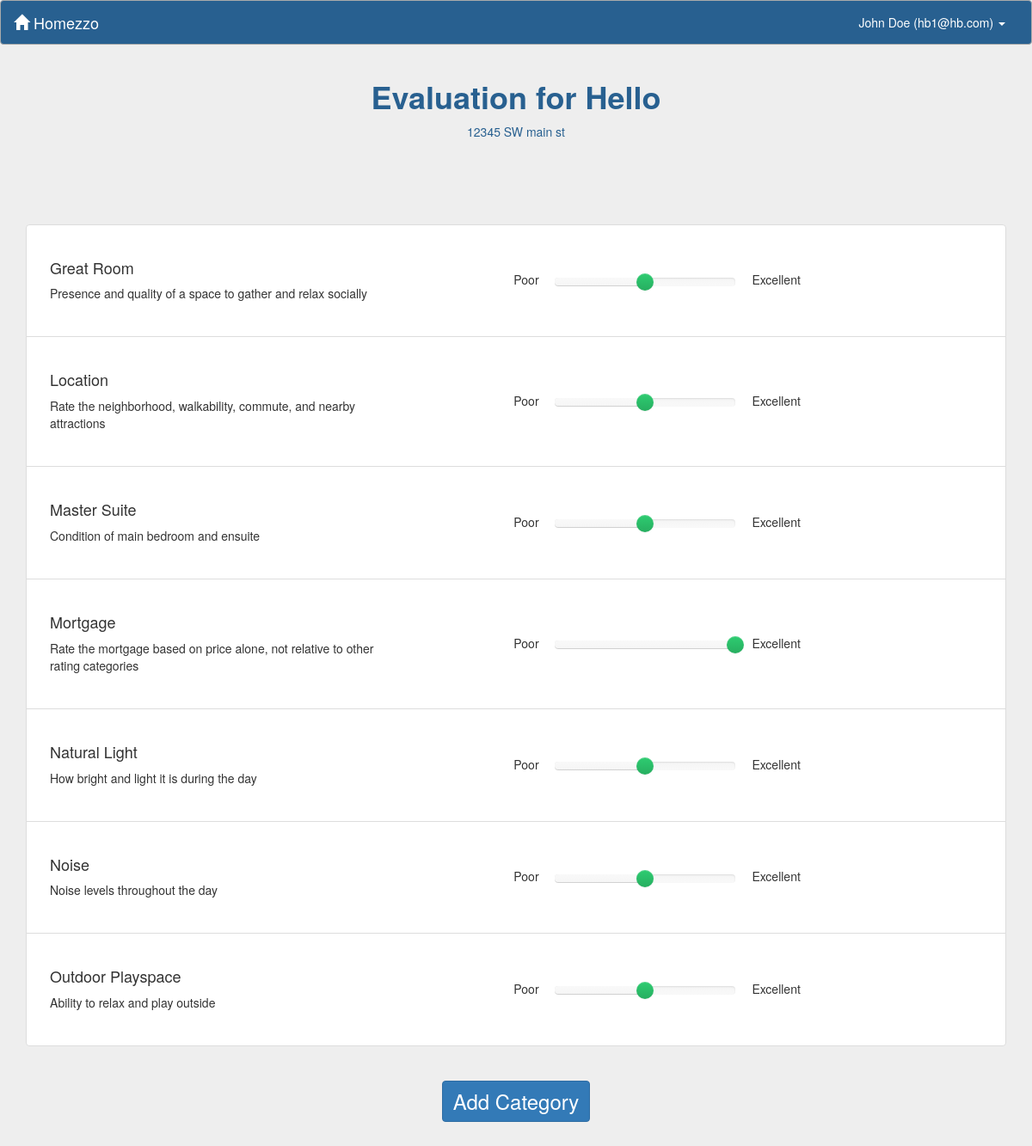
The page /eval/14/ (signed in) on the database its author committed.
### RealEstate/apps/core/models.py (models this page shows, shortened)
class User(AbstractBaseUser, PermissionsMixin):
    _EMAIL_CONFIRMATION_MESSAGE = u"""
        Hello {name},

        Thank you for registering for {app_name}!
        Please login and then click the link below to complete registration:
            {email_confirmation_link}

    """
    email = models.EmailField(
        unique=True,
        verbose_name="Email Address",
        error_messages={
            'unique': ("A user with this email already "
                       "exists.")
        })
    first_name = models.CharField(max_length=30, verbose_name="First Name")
    last_name = models.CharField(max_length=30, verbose_name="Last Name")
    phone = models.CharField(max_length=20, blank=True,
                             validators=[
                                 RegexValidator(
                                     regex="^[0-9-()+]{10,20}$",
                                     message=("Please enter a valid phone "
                                              "number."),
                                     code='phone_format'
                                 )
                             ],
                             verbose_name="Phone Number")
    is_staff = models.BooleanField(
        default=False,
        help_text=("Designates whether the user can log into this admin "
                   "site."),
        verbose_name="Staff Status")
    is_active = models.BooleanField(
        default=True,
        help_text=("Designates whether this user should be treated as "
                   "active. Unselect this instead of deleting accounts."),
        verbose_name="Active")
    email_confirmed = models.BooleanField(
        default=False,
        help_text=("Designates if this user has confirmed their email "
                   "address or not."),
        verbose_name="Email Confirmed")
    email_confirmation_token = models.CharField(
        max_length=64,
        default=_generate_email_confirmation_token,
        editable=False,
        unique=True,
        verbose_name="Email Confirmation Token")
    objects = UserManager()
    USERNAME_FIELD = 'email'
    REQUIRED_FIELDS = ['first_name', 'last_name']
    _ALL_TYPES_ALLOWED = set(['Homebuyer', 'Realtor'])
    _HOMEBUYER_ONLY = set(['Homebuyer'])
    _REALTOR_ONLY = set(['Realtor'])
    class Meta:
        verbose_name = "User"
        verbose_name_plural = "Users"
    def get_full_name(self):
        return u"{first} {last}".format(first=self.first_name,
                                        last=self.last_name).strip()
    @property
    def role_object(self):
        has_homebuyer = hasattr(self, 'homebuyer')
        has_realtor = hasattr(self, 'realtor')
        if has_homebuyer:
            if has_realtor:
                raise IntegrityError("User {user} is registered as both a "
                                     "Homebuyer and a Realtor, which is not "
                                     "valid.".format(user=unicode(self)))
            return self.homebuyer
        elif has_realtor:
            return self.realtor
        return None

class BaseModel(models.Model):
    class Meta:
        abstract = True

class ValidateCategoryCoupleMixin(object):
    """
    This is mixed in through multiple inheritance because the logic is common
    to indirectly related objects.
    """

class House(BaseModel, ValidateCategoryCoupleMixin):
    _NICKNAME_MIN_LENGTH = 1
    nickname = models.CharField(max_length=128, verbose_name="Nickname")
    address = models.TextField(blank=True, verbose_name="Address")
    couple = models.ForeignKey('core.Couple', verbose_name="Couple")
    categories = models.ManyToManyField('core.Category', through='core.Grade',
                                        verbose_name="Categories")
    def __unicode__(self):
        return self.nickname
    def address_lines(self):
        return map(lambda line: line.strip(), self.address.split('\n'))
    class Meta:
        ordering = ['nickname']
        unique_together = (('nickname', 'couple'),)
        verbose_name = "House"
        verbose_name_plural = "Houses"

class Category(BaseModel):
    _SUMMARY_MIN_LENGTH = 1
    summary = models.CharField(max_length=128, verbose_name="Category Name")
    description = models.TextField(blank=True, verbose_name="Description")
    couple = models.ForeignKey('core.Couple', verbose_name="Couple")
    class Meta:
        ordering = ['summary']
        unique_together = (('summary', 'couple'),)
        verbose_name = "Category"
        verbose_name_plural = "Categories"

### RealEstate/apps/core/views.py (the view, shortened to what this page needs)
class EvalView(BaseView):
    _USER_TYPES_ALLOWED = User._HOMEBUYER_ONLY
    template_name = 'core/houseEval.html'
    def _permission_check(self, request, role, *args, **kwargs):
        house_id = kwargs.get('house_id', None)
        if role.couple.house_set.filter(id=house_id).exists():
            return True
        return False
    def _score_context(self):
        score_field = Grade._meta.get_field('score')
        score_choices = dict(score_field.choices)
        min_score = min(score for score in score_choices)
        max_score = max(score for score in score_choices)
        min_choice = score_choices[min_score]
        max_choice = score_choices[max_score]
        return {
            'min_score': min_score,
            'max_score': max_score,
            'min_choice': min_choice,
            'max_choice': max_choice,
            'default_score': score_field.default,
            'js_scores': json.dumps(score_choices),
        }
    def _weight_context(self):
        weight_field = CategoryWeight._meta.get_field('weight')
        weight_choices = dict(weight_field.choices)
        min_weight = min(weight for weight in weight_choices)
        max_weight = max(weight for weight in weight_choices)
        min_choice = weight_choices[min_weight]
        max_choice = weight_choices[max_weight]
        return {
            'min_weight': min_weight,
            'max_weight': max_weight,
            'min_weightchoice': min_choice,
            'max_weightchoice': max_choice,
            'default_weight': weight_field.default,
            'js_weight': json.dumps(weight_choices),
        }
    def get(self, request, *args, **kwargs):
        homebuyer = request.user.role_object
        couple = homebuyer.couple
        categories = Category.objects.filter(couple=couple)
        house = get_object_or_404(House, id=kwargs["house_id"])
        grades = Grade.objects.filter(house=house, homebuyer=homebuyer)
        graded = []
        for category in categories:
            missing = True
            for grade in grades:
                if grade.category.id is category.id:
                    graded.append((category, grade.score))
                    missing = False
                    break
            if missing:
                graded.append((category, None))
        context = {
            'couple': couple,
            'house': house,
            'grades': graded,
            'form': AddCategoryFromEvalForm()
        }
        context.update(self._weight_context())
        context.update(self._score_context())
        return render(request, self.template_name, context)

### RealEstate/apps/core/context_processors.py (called while the page is built)
def app_name(request):
    return {'app_name': settings.APP_NAME}

def async_login_form(request):
    context = {}
    if not request.user.is_authenticated():
        context['login_form'] = AuthenticationForm()
    return context

### RealEstate/apps/core/models.py (called while the page is built)
    @property
    def role_type(self):
        return 'Homebuyer'

### RealEstate/apps/core/views.py (called while the page is built)
    @method_decorator(login_required)
    def dispatch(self, request, *args, **kwargs):
        role = request.user.role_object
        if role and role.role_type in self._USER_TYPES_ALLOWED:
            if self._permission_check(request, role, *args, **kwargs):
                return super(BaseView, self).dispatch(request, *args, **kwargs)
        raise PermissionDenied

### RealEstate/apps/core/templates/core/houseEval.html (shortened to what this page needs)
{% extends "core/base.html" %}
{% load bootstrap3 %}
{% load staticfiles %}
{% block style %}
<link rel="stylesheet" type="text/css" href="{% static 'slide.min.css' %}" />
{% endblock %}
{% block header %}
  <div class="header" id="heading">
    <h1><strong> Evaluation for {{house}}</strong></h1>
    {% for line in house.address_lines %}
      <span>{{ line }}</span><br>
    {% endfor %}
  </div>
{% endblock header %}
{% block body %}
<ul class="list-group">
	{% for category, score in grades %}
		<li class="list-group-item">
			<div class="row" style="margin: 20px 0;">
			    <div class="col-sm-6 vcenter description">
					<h4 id='update_{{category.id}}'>{{category.summary}}</h4>
					{% if category.description %}
						<p>
							{{ category.description }}
						</p>
					{% endif %}
				</div>
				<div class="col-lg-6 vcenter rating center-block" >
					    <div class="inner-rating">
							<span class="help-text" id="helptext-L">{{min_choice}}</span>
							<span class="help-text" id="helptext-R">{{max_choice}}</span>
					</div>
				</div>
			</div>
		</li>
	{% endfor %}
</ul>
<center>
    <button type="button" class="btn btn-primary" data-toggle="modal" data-target="#addCategory">Add Category</button>
</center>
{% endblock %}

### RealEstate/apps/core/templates/core/base.html (shortened to what this page needs)
{% load bootstrap3 %}
{% load staticfiles %}
<!DOCTYPE html>
<html>
  <head>
    {% bootstrap_css %}
    <link rel="stylesheet" type="text/css" href="{% static 'style.css' %}" />
    <link rel="stylesheet" type="text/css" href="{% static 'login.css' %}"  />
    {% block style %}
    {% endblock %}
  </head>
  <body>
    {% with authenticated=user.is_authenticated %}
      {% block main %}
        <div id="main-content">
          <nav class="bs-blue-background navbar navbar-default">
            <div class="container-fluid">
              <div class="navbar-header">
                <a class="navbar-brand" href="{% url 'signup' %}">
                  <span class="glyphicon glyphicon-home" aria-hidden="true"></span>
                  {{ app_name }}
                </a>
              </div>
              <div class="collapse navbar-collapse" id="bs-example-navbar-collapse-1">
                <ul class="nav navbar-nav navbar-right">
                  {% if authenticated %}
                    <li class="dropdown">
                      <a href="#" class="dropdown-toggle" data-toggle="dropdown"
                         role="button" aria-haspopup="true" aria-expanded="false">
                         {{ user.get_full_name|default:"User"}} ({{user.email}})
                         <span class="caret"></span>
                      </a>
                    </li>
                  {% else %}
                    <li><a class="login-color" href="#" data-toggle="modal" data-target="#modal-login"> Log In</a></li>
                  {% endif %}
                </ul>
              </div>
            </div>
          </nav>
          <div class="container" style="margin-bottom:30px;">
            <div class="row">
              {% block header %}
              {% endblock %}
            </div>
            {% block messages %}
              <div class="row">
                <div class="col-sm-2"></div>
                 <div id="messages" class="col-sm-8" style="margin: 8px;text-align:center;">
                 </div>
                 <div class="col-sm-2"></div>
              </div>
            {% endblock %}
            {% block body %}
            {% endblock body %}
          </div>
        </div>
      {% endblock main %}
    {% endwith %}
  </body>
</html>

### RealEstate/apps/core/static/style.css (style rules this page uses)
html, body, #main-content { height: 100%; }
#main-content { overflow-y: auto; overflow-x: hidden; }
#main-content, .modal-content { background-color: #EEE; }
.bs-blue-background { background-color: rgb(40, 96, 144); border-color:#aaa; }
.bs-blue, #main-content .header, .modal-content label, .modal-header, .password-change label { color: rgb(40, 96, 144); }
nav.navbar * { color: white !important; }
.nav a { background-color:transparent !important; }
#main-content .header, .modal-header { text-align:center; }
ul.list-group { padding-top:30px; }
#heading { padding-bottom: 30px; }
.vcenter { display: inline-block; vertical-align: middle; float: none; margin-left:-3px; }
.rating { display: inline-block; }
.inner-rating { text-align: center; display: block; }
#helptext-L { padding-right: 15px; }
#helptext-R { padding-left: 15px; }
button.btn, a.btn { margin:20px; }
.modal-content button, #main-content button, #main-content .dashboard-buttons a { font-size: x-large; }

### rows shown on the page
User: get_full_name "John Doe", email "hb1@hb.com"
House: nickname "Hello", address "12345 SW main st"
Category: summary "Great Room", description "Presence and quality of a space to gather and relax socially", min_choice "Poor", max_choice "Excellent"
Category: summary "Location", description "Rate the neighborhood, walkability, commute, and nearby attractions", min_choice "Poor", max_choice "Excellent"
Category: summary "Master Suite", description "Condition of main bedroom and ensuite", min_choice "Poor", max_choice "Excellent"
Category: summary "Mortgage", description "Rate the mortgage based on price alone, not relative to other rating categories", min_choice "Poor", max_choice "Excellent"
Category: summary "Natural Light", description "How bright and light it is during the day", min_choice "Poor", max_choice "Excellent"
Category: summary "Noise", description "Noise levels throughout the day", min_choice "Poor", max_choice "Excellent"
Category: summary "Outdoor Playspace", description "Ability to relax and play outside", min_choice "Poor", max_choice "Excellent"

### other values the page prints
{{ app_name }} "Homezzo"
